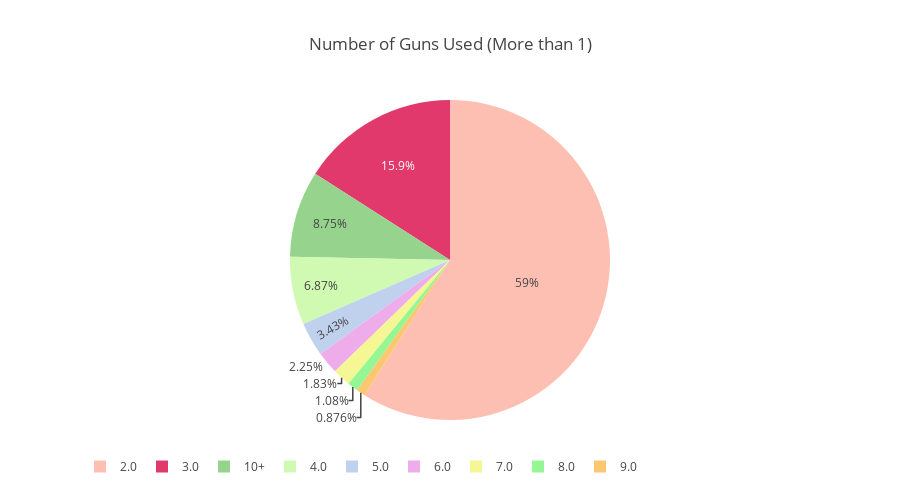

Notebook source saved alongside this figure:
### Code cell
df['n_guns'] = df['n_guns_involved'].apply(lambda x : "10+" if x>=10 else str(x))

tempdf = df['n_guns'].value_counts().reset_index()
tempdf = tempdf[tempdf['index'] != 'nan']
tempdf = tempdf[tempdf['index'] != '1.0']

labels = list(tempdf['index'])
values = list(tempdf['n_guns'])

trace1 = go.Pie(labels=labels, values=values, marker=dict(colors = ['#FEBFB3', '#E1396C', '#96D38C', '#D0F9B1', '#c0d1ed', '#efaceb', '#f5f794', '#94f794', '#fcc771']))
layout = dict(height=500, title='Number of Guns Used (More than 1)', legend=dict(orientation="h"));
fig = go.Figure(data=[trace1], layout=layout)
iplot(fig)

### Figure 1 — Plotly figure (JSON) as saved in the notebook; plotly's stock layout.template omitted (floating-point values rounded to 4 significant figures)
{"data": [{"labels": ["2.0", "3.0", "10+", "4.0", "5.0", "6.0", "7.0", "8.0", "9.0"], "marker": {"colors": ["#FEBFB3", "#E1396C", "#96D38C", "#D0F9B1", "#c0d1ed", "#efaceb", "#f5f794", "#94f794", "#fcc771"]}, "type": "pie", "uid": "f8dacb1c-5305-4b92-b8a7-203a0e670f59", "values": [7477, 2021, 1109, 871, 435, 285, 232, 137, 111]}], "layout": {"height": 500, "legend": {"orientation": "h"}, "title": {"text": "Number of Guns Used (More than 1)"}}}
